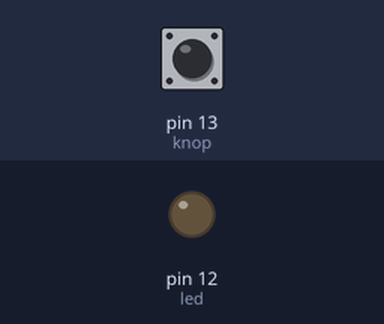
Bench run of a sketch on a simulated Arduino Uno, built with avr-gcc and run on an emulated ATmega328P. Parts: output pins drawn as LEDs (lit = HIGH). The test bench sets the inputs (shaded band); at power-on: pin 13 (knop) LOW.

Above: at 1.8 s.
1.9 s: pin 13 (knop) pulled HIGH for 0.6 s
At 2.4 s:
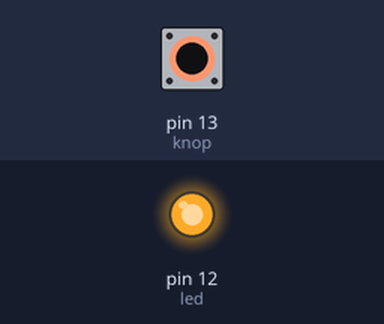
4.0 s: pin 13 (knop) pulled HIGH for 3.2 s
At 8.1 s:
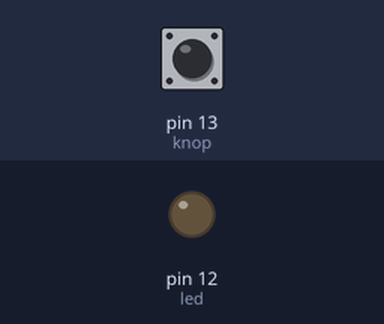
Timing chart, 0 to 9.6 s (numbered marks = the images above; inputs shaded):
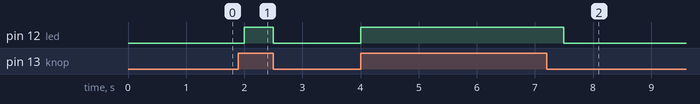

The sketch:

interupt-test.ino.ino
```cpp
const int knop = 13;
const int led = 12;
bool run;

void setup() {

  pinMode(led, OUTPUT);
  pinMode(knop, INPUT);
  run = LOW;

}

void loop() {
 if (run == false) {
    if (digitalRead(knop) == 1) {
      run = true;
      digitalWrite(led, HIGH);
    }
    else(digitalWrite(led, LOW));
  }
  delay(500);
  if (run == true) {
    if (digitalRead(knop) == 0) {
      run = false;
      digitalWrite(led, LOW);
    }
  }

}
```

Measured:
- after the input at 1.9 s, pin 12 (led): LOW → HIGH after 0.10 s, → LOW 0.50 s later
- after the input at 4.0 s, pin 12 (led): LOW → HIGH at once, → LOW 3.5 s later
